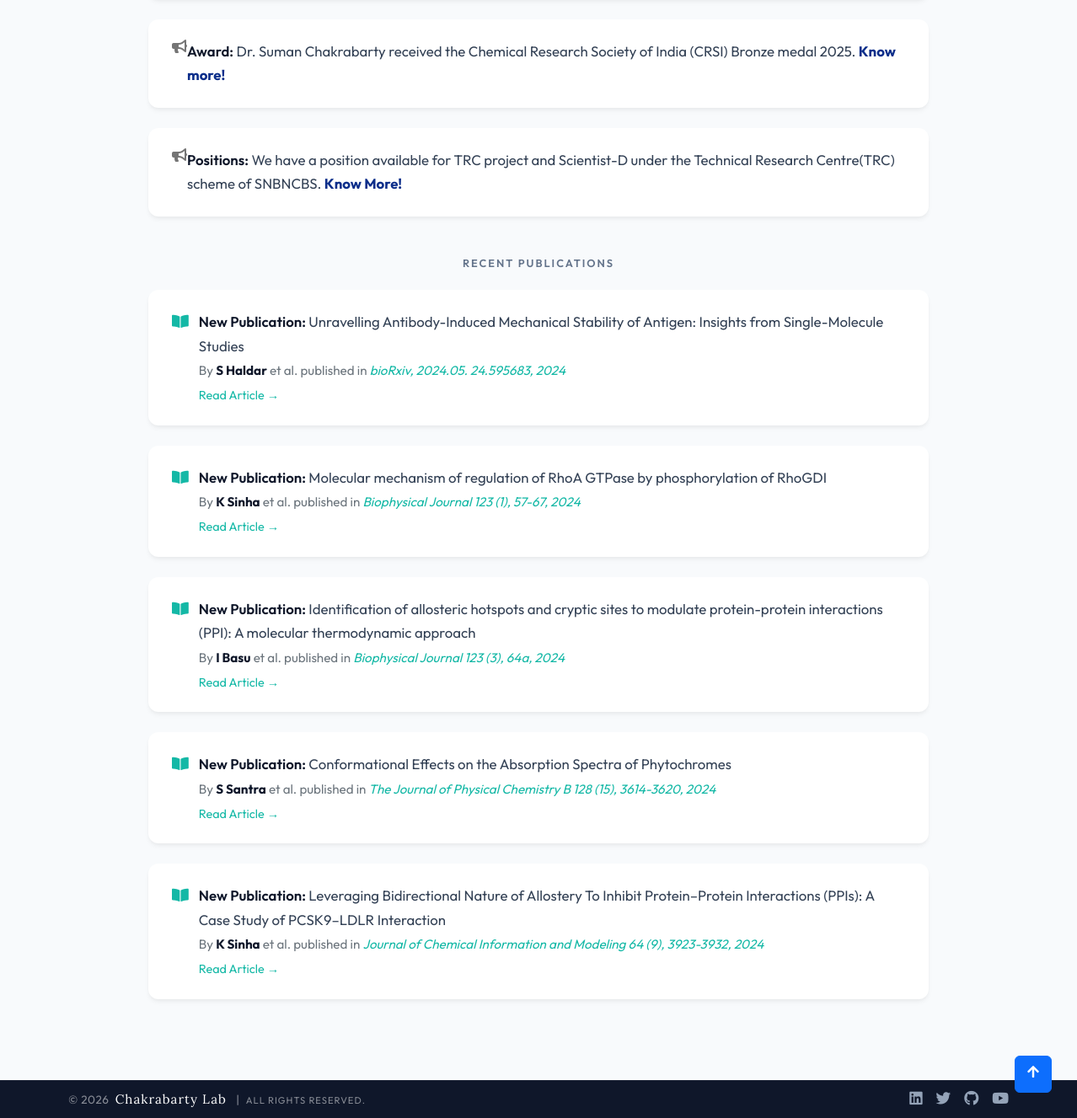
/news (lower part), run on an earlier commit of the app's database.
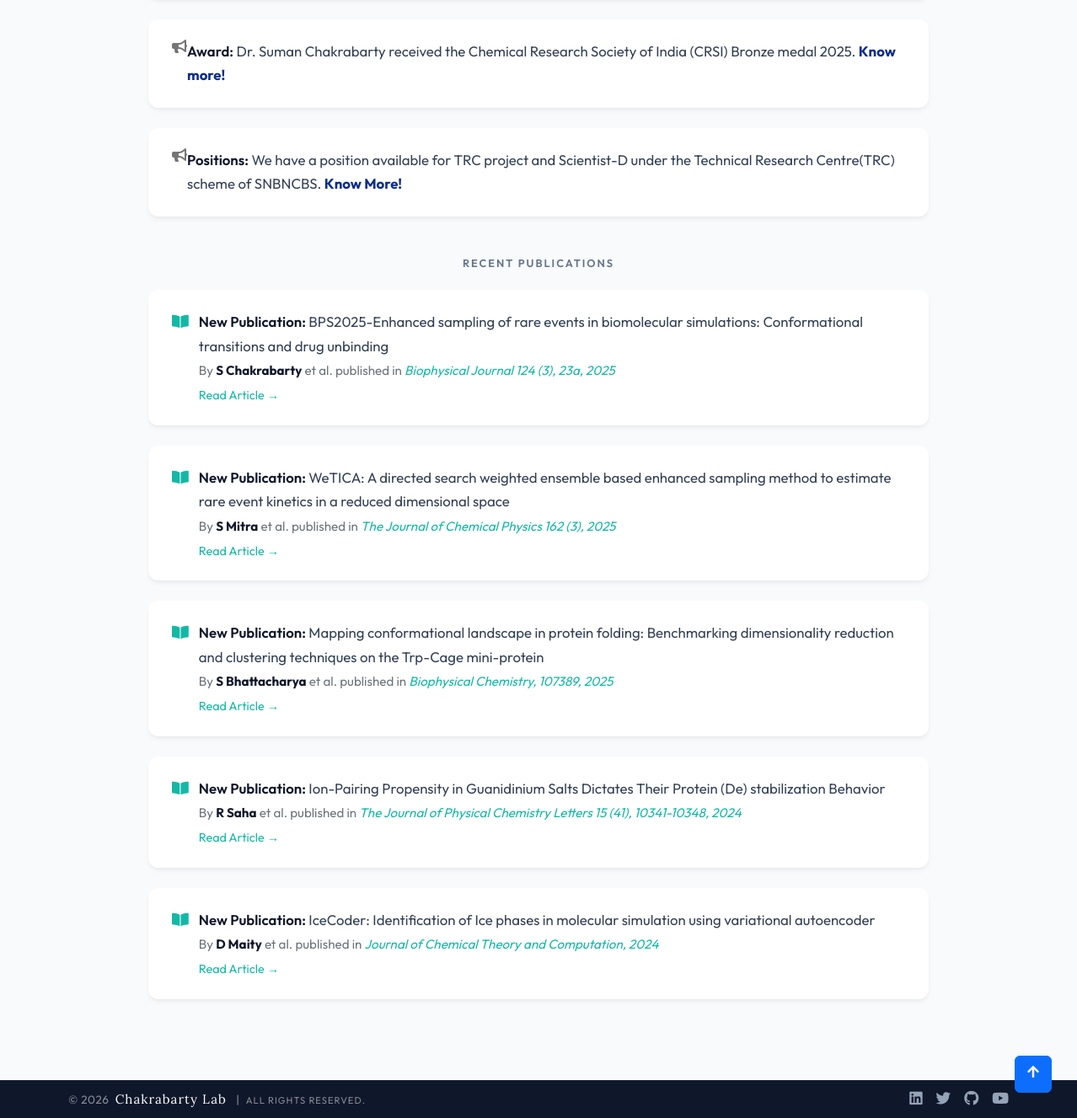
And on a later commit of the database.
### home/models.py (models this page shows, shortened)
class News(models.Model):
    title = models.CharField(max_length=100)
    date = models.DateField()
    content = models.TextField()
    my_order = models.PositiveIntegerField(default=0)
    class Meta:
        ordering = ["my_order"]
        verbose_name_plural = "News"

class Publication(models.Model):
    title = models.CharField(max_length=1000)
    year = models.PositiveIntegerField(
        default=current_year,
        validators=[MinValueValidator(2005), max_value_current_year],
    )
    authors = models.CharField(max_length=200)
    journal = models.TextField()
    link = models.URLField()
    created_at = models.DateTimeField(auto_now_add=True)

### home/views.py (the view)
# urls.py: path("news", views.news, name="news"),
def news(request):
    news = News.objects.all().order_by("-date")
    latest_publications = list(Publication.objects.all().order_by("-year", "-id")[:5])
    for pub in latest_publications:
        authors_list = pub.authors.replace(" and ", ",").split(",")
        pub.first_author = authors_list[0].strip() if authors_list else pub.authors
    text = render(request, "home/news.html", {"news": news, "latest_publications": latest_publications})
    if sync:
        with open("news.html", "wb") as f:
            f.write(text.content)
    return text

### home/templates/home/news.html (shortened to what this page needs)
{% extends "home/base.html" %}
{% load static %}
{% block extra_css %}
<link href="{% static 'css/software_style.css' %}" rel="stylesheet" />
{% endblock %}
{% block content %}
<section class="news-content-wrapper py-5">
    <div class="container py-4">
      <div class="row justify-content-center">
        {% for item in news %}
        <div class="col-lg-10 mb-4" data-aos="fade-up" data-aos-delay="100">
          <div class="card news-card p-4">
            <div class="d-flex align-items-start">
              <i class="fas fa-bullhorn" aria-hidden="true"></i>
              <p class="news_elem w-100">
                <strong>{{ item.title }}:</strong> {{ item.content }}
              </p>
            </div>
          </div>
        </div>
        {% empty %}
        <div class="col-12 text-center empty-state">
          <i class="fas fa-inbox mb-3 d-block" style="font-size: 2rem; color: #cbd5e1;"></i>
          <p>No news available at the moment. Check back later!</p>
        </div>
        {% endfor %}
        {% if latest_publications %}
        <div class="col-12 text-center mt-4 mb-3">
          <h5 class="section-subtitle" style="font-size: 0.8rem; color: #64748b;">Recent Publications</h5>
        </div>
        {% for pub in latest_publications %}
        <div class="col-lg-10 mb-4" data-aos="fade-up" data-aos-delay="150">
          <div class="card news-card p-4">
            <div class="d-flex align-items-start">
              <i class="fas fa-book-open" aria-hidden="true" style="margin-right: 0.75rem; color: var(--news-accent); font-size: 1.1rem; margin-top: 0.3rem;"></i>
              <div class="w-100">
                <p class="news_elem mb-1">
                  <strong>New Publication:</strong> {{ pub.title }}
                </p>
                <p class="mb-1 text-muted" style="font-size: 0.95rem; font-family: var(--font-body);">
                  By <span class="fw-bold" style="color: var(--bs-secondary);">{{ pub.first_author }}</span> et al. published in <em class="fw-semibold" style="color: var(--news-accent);">{{ pub.journal }}</em>
                </p>
                <a href="{{ pub.link }}" target="_blank" class="text-decoration-none fw-semibold" style="font-size: 0.9rem; color: var(--news-accent); font-family: var(--font-body);">Read Article &rarr;</a>
              </div>
            </div>
          </div>
        </div>
        {% endfor %}
        {% endif %}
      </div>
    </div>
  </section>
{% endblock %}

What changed in the data, as far as the page shows it:
removed Publication: title "Unravelling Antibody-Induced Mechanical Stability of Antigen: Insights from Single-Molecule Studies", first_author "S Haldar", journal "bioRxiv, 2024.05. 24.595683, 2024"
removed Publication: title "Molecular mechanism of regulation of RhoA GTPase by phosphorylation of RhoGDI", first_author "K Sinha", journal "Biophysical Journal 123 (1), 57-67, 2024"
removed Publication: title "Identification of allosteric hotspots and cryptic sites to modulate protein-protein interactions (PPI): A molecular thermodynamic approach", first_author "I Basu", journal "Biophysical Journal 123 (3), 64a, 2024"
removed Publication: title "Conformational Effects on the Absorption Spectra of Phytochromes", first_author "S Santra", journal "The Journal of Physical Chemistry B 128 (15), 3614-3620, 2024"
removed Publication: title "Leveraging Bidirectional Nature of Allostery To Inhibit Protein–Protein Interactions (PPIs): A Case Study of PCSK9–LDLR Interaction", first_author "K Sinha", journal "Journal of Chemical Information and Modeling 64 (9), 3923-3932, 2024"
added Publication: title "BPS2025-Enhanced sampling of rare events in biomolecular simulations: Conformational transitions and drug unbinding", first_author "S Chakrabarty", journal "Biophysical Journal 124 (3), 23a, 2025"
added Publication: title "WeTICA: A directed search weighted ensemble based enhanced sampling method to estimate rare event kinetics in a reduced dimensional space", first_author "S Mitra", journal "The Journal of Chemical Physics 162 (3), 2025"
added Publication: title "Mapping conformational landscape in protein folding: Benchmarking dimensionality reduction and clustering techniques on the Trp-Cage mini-protein", first_author "S Bhattacharya", journal "Biophysical Chemistry, 107389, 2025"
added Publication: title "Ion-Pairing Propensity in Guanidinium Salts Dictates Their Protein (De) stabilization Behavior", first_author "R Saha", journal "The Journal of Physical Chemistry Letters 15 (41), 10341-10348, 2024"
added Publication: title "IceCoder: Identification of Ice phases in molecular simulation using variational autoencoder", first_author "D Maity", journal "Journal of Chemical Theory and Computation, 2024"
